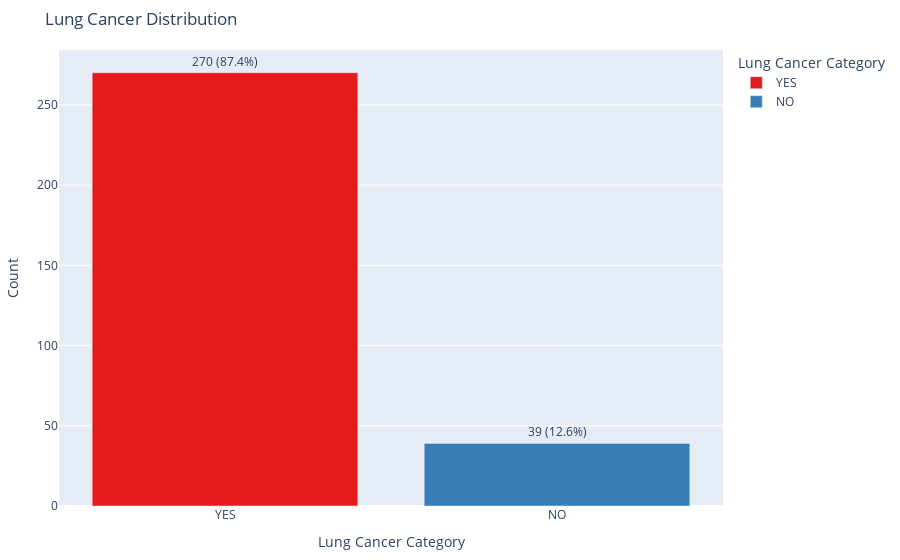

Notebook cell for this chart:
### Code cell
import plotly.express as px

# Membuat DataFrame tdf yang berisi counts dari variabel 'Level'
tdf = df['LUNG_CANCER'].value_counts().reset_index()
tdf.columns = ['LUNG_CANCER', 'count']  # Memberi nama kolom agar lebih mudah dipahami

# Menambahkan kolom persentase
total_count = tdf['count'].sum()
tdf['percentage'] = (tdf['count'] / total_count) * 100

# Membuat diagram batang interaktif menggunakan Plotly
fig = px.bar(tdf, x='LUNG_CANCER', y='count',
             title='Lung Cancer Distribution',
             labels={'LUNG_CANCER': 'Lung Cancer Category', 'count': 'Count'},
             color='LUNG_CANCER',  # Memberikan warna berbeda untuk setiap kategori
             color_discrete_sequence=px.colors.qualitative.Set1,  # Menentukan palet warna
             text=tdf.apply(lambda row: f"{int(row['count'])} ({row['percentage']:.1f}%)", axis=1))  # Menambahkan count dan persentase

# Menampilkan chart
fig.update_traces(textposition='outside',  # Menempatkan teks di luar batang
                  texttemplate='%{text}')  # Menampilkan nilai count dan persentase

# Menyesuaikan margin agar teks tidak tertutup
fig.update_layout(
    margin=dict(l=50, r=50, t=50, b=50),  # Memberikan ruang pada sisi kiri, kanan, atas, dan bawah
)

fig.show()

### Figure 1 — Plotly figure (JSON) as saved in the notebook; plotly's stock layout.template omitted (floating-point values rounded to 4 significant figures)
{"data": [{"hovertemplate": "Lung Cancer Category=%{x}<br>Count=%{y}<br>text=%{text}<extra></extra>", "legendgroup": "YES", "marker": {"color": "rgb(228,26,28)", "pattern": {"shape": ""}}, "name": "YES", "orientation": "v", "showlegend": true, "text": ["270 (87.4%)"], "textposition": "outside", "texttemplate": "%{text}", "type": "bar", "x": ["YES"], "xaxis": "x", "y": [270], "yaxis": "y"}, {"hovertemplate": "Lung Cancer Category=%{x}<br>Count=%{y}<br>text=%{text}<extra></extra>", "legendgroup": "NO", "marker": {"color": "rgb(55,126,184)", "pattern": {"shape": ""}}, "name": "NO", "orientation": "v", "showlegend": true, "text": ["39 (12.6%)"], "textposition": "outside", "texttemplate": "%{text}", "type": "bar", "x": ["NO"], "xaxis": "x", "y": [39], "yaxis": "y"}], "layout": {"barmode": "relative", "legend": {"title": {"text": "Lung Cancer Category"}, "tracegroupgap": 0}, "margin": {"b": 50, "l": 50, "r": 50, "t": 50}, "title": {"text": "Lung Cancer Distribution"}, "xaxis": {"anchor": "y", "categoryarray": ["YES", "NO"], "categoryorder": "array", "domain": [0, 1], "title": {"text": "Lung Cancer Category"}}, "yaxis": {"anchor": "x", "domain": [0, 1], "title": {"text": "Count"}}}}
